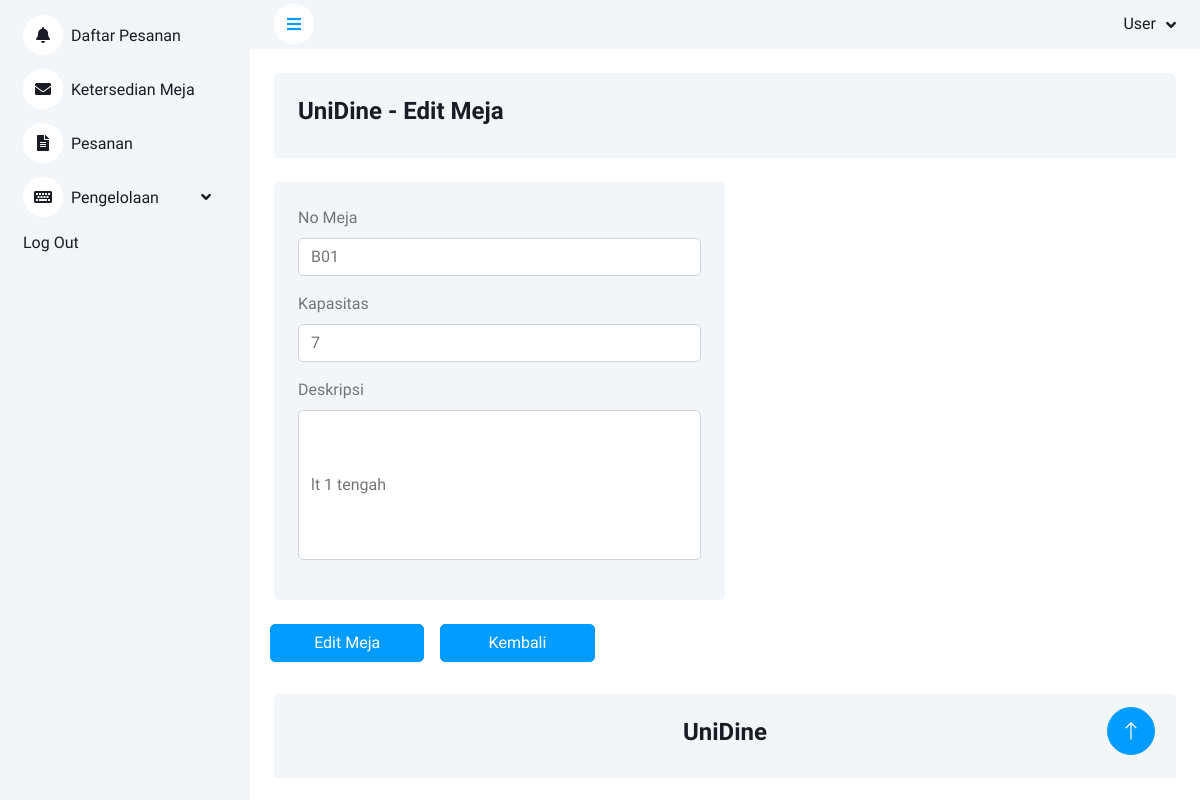
Page /EditMeja.php?no_meja=B01 on the committed database.
### tables this page shows
CREATE TABLE `meja` (
  `no_meja` varchar(5) NOT NULL,
  `kapasitas` int(11) NOT NULL,
  `deskripsi` text NOT NULL,
  `status` varchar(11) DEFAULT 'Kosong'
);

### EditMeja.php (the view, shortened to what this page needs)
<?php
include 'koneksi.php';
if (isset($_GET['no_meja'])) {
    $no_meja = $_GET['no_meja'];
    $query = mysqli_query($koneksi, "SELECT * FROM meja WHERE no_meja = '$no_meja'");
    $meja_data = mysqli_fetch_assoc($query);
} else {
    echo "Invalid request.";
    exit;
}
?>
<!DOCTYPE html>
<html lang="en">
<head>
    <link href="https://cdnjs.cloudflare.com/ajax/libs/font-awesome/5.10.0/css/all.min.css" rel="stylesheet">
    <link href="https://cdn.jsdelivr.net/npm/bootstrap-icons@1.4.1/font/bootstrap-icons.css" rel="stylesheet">
    <link href="lib/owlcarousel/assets/owl.carousel.min.css" rel="stylesheet">
    <link href="lib/tempusdominus/css/tempusdominus-bootstrap-4.min.css" rel="stylesheet" />
    <link href="css/bootstrap.min.css" rel="stylesheet">
    <link href="css/style.css" rel="stylesheet">
    <link rel="stylesheet" href="//cdn.datatables.net/1.13.6/css/jquery.dataTables.min.css">
</head>
<body>
    <div class="container-xxl position-relative bg-white d-flex p-0">
        <div class="sidebar pe-4 pb-3">
            <nav class="navbar bg-light navbar-light">
                <div class="navbar-nav w-100 ">
                    <a href="index.php" class="nav-item nav-link "><i class="fa fa-bell me-2"></i>Daftar Pesanan</a>
                    <a href="KetersediaanMeja.php" class="nav-item nav-link "><i class="fa fa-envelope me-2"></i>Ketersedian Meja</a>
                    <a href="Pesanan.php" class="nav-item nav-link"><i class="fa fa-file-alt me-2"></i>Pesanan</a>
                    <div class="nav-item dropdown">
                        <a href="#" class="nav-link dropdown-toggle " data-bs-toggle="dropdown"><i class="fa fa-keyboard me-2"></i>Pengelolaan</a>
                    </div>
                    <a href="Login.php" class="nav-item nav-link">Log Out</a>
                </div>
            </nav>
        </div>
        <div class="content">
            <nav class="navbar navbar-expand bg-light navbar-light sticky-top px-4 py-0">
                <a href="#" class="sidebar-toggler flex-shrink-0">
                    <i class="fa fa-bars"></i>
                </a>
                <div class="navbar-nav align-items-center ms-auto">
                    <div class="nav-item dropdown">
                        <a href="#" class="nav-link dropdown-toggle" data-bs-toggle="dropdown">
                            <span class="d-none d-lg-inline-flex">User</span>
                        </a>
                    </div>
                </div>
            </nav>
            <div class="container-fluid mb-4 pt-4 px-4 ">
                <div class="bg-light rounded-top p-4">
                    <div class="row">
                        <p class="h4"> UniDine - Edit Meja</p>
                    </div>
                </div>
            </div>
            <form method="post" action="UbahMeja.php">
                <section class="mx-4">
                    <div class="col-sm-12 col-xl-6">
                        <div class="bg-light rounded h-100 p-4">
                            <div class="mb-3">
                                <label for="formFile" class="form-label">No Meja</label>
                                <input type="text" name="no_meja" class="form-control" value="<?= $meja_data['no_meja']; ?>">
                            </div>
                            <div class="mb-3">
                                <label for="formFile" class="form-label">Kapasitas</label>
                                <input type="text" name="kapasitas" class="form-control" value="<?= $meja_data['kapasitas']; ?>">
                            </div>
                            <div class="mb-3">
                                <label for="formFile" class="form-label">Deskripsi</label>
                                <input type="textarea" class="form-control" name="deskripsi" style="height: 150px;" value="<?= $meja_data['deskripsi']; ?>">
                            </div>
                        </div>
                    </div>
                    <div class="row">
                        <button type="submit" name="Edit" class="btn btn-primary m-2 m-2 col-md-2 mt-4">Edit Meja</button>
                        <a href="Meja.php" class="btn btn-primary m-2 m-2 col-md-2 mt-4">Kembali</a>
                    </div>
            </form>
            <div class="container-fluid pt-4 px-4">
                <div class="bg-light rounded-top p-4">
                    <div class="row ">
                        <p class="h4 text-center">UniDine</p>
                    </div>
                </div>
            </div>
        </div>
        <a href="#" class="btn btn-lg btn-primary btn-lg-square back-to-top"><i class="bi bi-arrow-up"></i></a>
    </div>
</body>
</html>

### css/style.css (style rules this page uses)
:root { --primary: #009CFF; --light: #F3F6F9; --dark: #191C24; }
.back-to-top { position: fixed; display: none; right: 45px; bottom: 45px; z-index: 99; }
.btn { transition: .5s; }
.btn.btn-primary { color: #FFFFFF; }
.btn-lg-square { width: 48px; height: 48px; }
.btn-square, .btn-sm-square, .btn-lg-square { padding: 0; display: inline-flex; align-items: center; justify-content: center; font-weight: normal; border-radius: 50px; }
.sidebar { position: fixed; top: 0; left: 0; bottom: 0; width: 250px; height: 100vh; overflow-y: auto; background: var(--light); transition: 0.5s; z-index: 999; }
.content { margin-left: 250px; min-height: 100vh; background: #FFFFFF; transition: 0.5s; }
@media (min-width: 992px) { .sidebar { margin-left: 0; } }
@media (min-width: 992px) { .content { width: calc(100% - 250px); } }
.sidebar .navbar .navbar-nav .nav-link { padding: 7px 20px; color: var(--dark); font-weight: 500; border-left: 3px solid var(--light); border-radius: 0 30px 30px 0; outline: none; }
.sidebar .navbar .navbar-nav .nav-link i { width: 40px; height: 40px; display: inline-flex; align-items: center; justify-content: center; background: #FFFFFF; border-radius: 40px; }
.sidebar .navbar .dropdown-toggle::after { position: absolute; top: 15px; right: 15px; border: none; content: "\f107"; font-family: "Font Awesome 5 Free"; font-weight: 900; transition: .5s; }
.content .navbar .navbar-nav .nav-link { margin-left: 25px; padding: 12px 0; color: var(--dark); outline: none; }
.content .navbar .sidebar-toggler, .content .navbar .navbar-nav .nav-link i { width: 40px; height: 40px; display: inline-flex; align-items: center; justify-content: center; background: #FFFFFF; border-radius: 40px; }
.content .navbar .dropdown-toggle::after { margin-left: 6px; vertical-align: middle; border: none; content: "\f107"; font-family: "Font Awesome 5 Free"; font-weight: 900; transition: .5s; }

### rows in the picture
meja: no_meja "B01", kapasitas "7", deskripsi "lt 1 tengah"
